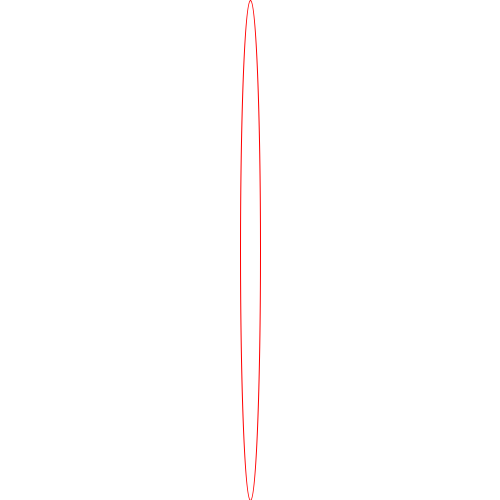
Frame 1 (no input)
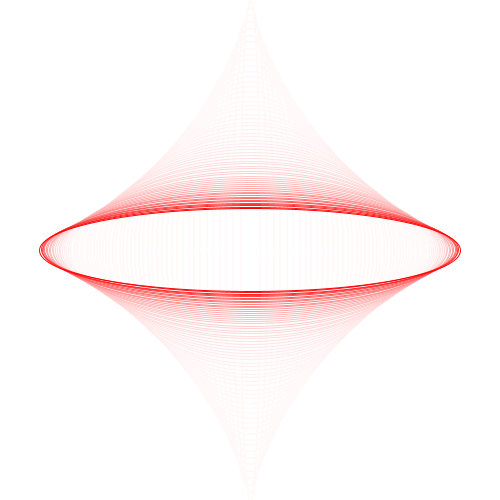
Frame 60 (the mouse pressed at the canvas centre just before this capture)
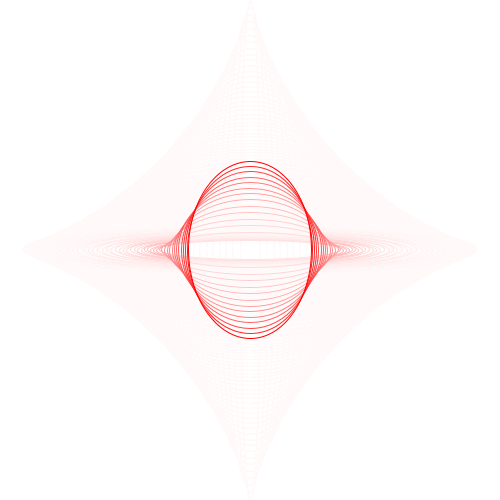
Frame 120 (the mouse held since frame 60 and released just before this capture)

The Processing sketch that drew these frames (run headless with seeded random() and noise(); from frame 60 on, the mouse is pressed at the canvas centre):

// Processing sketch: Conditionals_Ellipse_01_3
// ── Conditionals_Ellipse_01_3.pde
float ellipseWidth=20;
float ellipseHeight=500;
float easing = 0.03;

float targetWidth=500;
float targetHeight=0;


color mycolor=color(255, 0, 0);
void setup() {
  size(500, 500);
  noFill();
  stroke(mycolor);
  background(255);
}

void draw() {
  //background(255);
  fill(255, 20);
  noStroke();
  rect(0, 0, width, height);
  stroke(mycolor);
  ellipse(width/2, height/2, ellipseWidth, ellipseHeight);

  float dx=targetWidth-ellipseWidth;
  ellipseWidth+=dx*easing;

  //ellipseWidth+=diff;
  //ellipseHeight+=heightDiff;
  if (abs(dx)<50) {
    if (targetWidth==500) {
      targetWidth=0;
    } else {
      targetWidth=width;
    }
  }


  dx=targetHeight-ellipseHeight;
  ellipseHeight+=dx*easing;
  
    println(dx+" "+targetHeight+" "+ellipseHeight);

  if (abs(dx)<50) {

    if (targetHeight==500) {
      targetHeight=0;
    }
    if (ellipseHeight<=20) {
      targetHeight=width;
    }
  }
}
